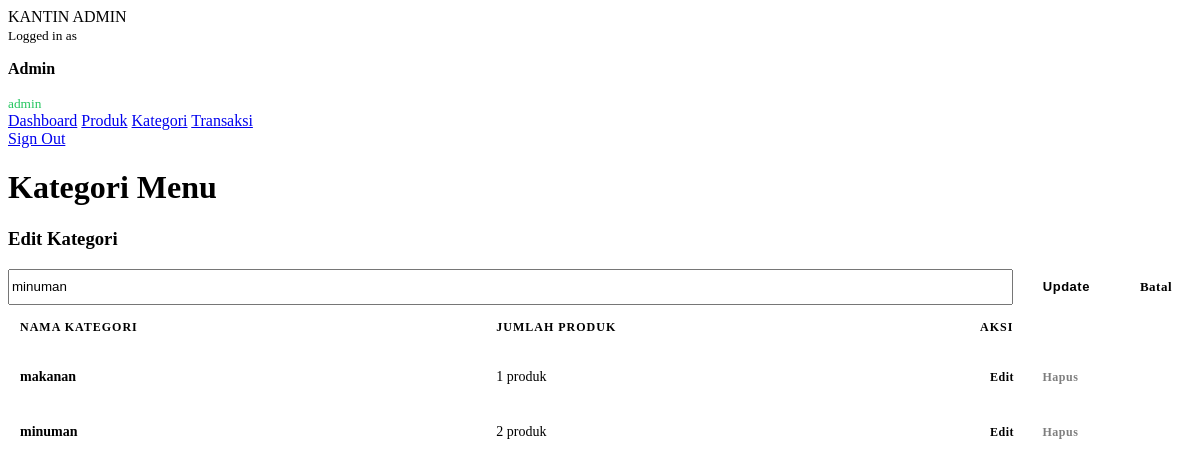
Screenshot of /admin/categories.php?edit=1 (signed in) with the database file from the repository.
### tables this page shows
CREATE TABLE `categories` (
  `id` int(11) NOT NULL,
  `name` varchar(100) DEFAULT NULL
);

### admin/categories.php (the view, shortened to what this page needs)
<?php
require "../core/database.php";
include "layout.php";
$edit = null;
if (isset($_GET['edit'])) {
     $id = (int) $_GET['edit'];
     $edit = mysqli_fetch_assoc(mysqli_query($conn, "SELECT * FROM categories WHERE id=$id"));
}
$categories = mysqli_query($conn, "SELECT c.*,
                                   (SELECT COUNT(*) FROM products WHERE category_id = c.id) as product_count
                                   FROM categories c
                                   ORDER BY c.id DESC");
?>
<h1>Kategori Menu</h1>
<div class="card">
     <h3><?= $edit ? 'Edit Kategori' : 'Tambah Kategori Baru' ?></h3>
     <form method="POST" style="display: flex; gap: 10px; margin-top: 15px;">
          <input type="text" name="name" placeholder="Nama Kategori"
               value="<?= htmlspecialchars($edit['name'] ?? '') ?>" required style="flex: 1;">
          <button name="save" class="btn-admin primary"><?= $edit ? 'Update' : 'Tambah' ?></button>
          <?php if ($edit): ?>
               <a href="categories.php" class="btn-admin danger">Batal</a>
          <?php endif; ?>
     </form>
</div>
<div class="card">
     <table>
          <thead>
               <tr>
                    <th>Nama Kategori</th>
                    <th>Jumlah Produk</th>
                    <th width="200">Aksi</th>
               </tr>
          </thead>
          <tbody>
               <?php if (mysqli_num_rows($categories) > 0): ?>
                    <?php while ($c = mysqli_fetch_assoc($categories)): ?>
                         <tr>
                              <td><strong><?= htmlspecialchars($c['name']) ?></strong></td>
                              <td><?= $c['product_count'] ?> produk</td>
                              <td>
                                   <a href="?edit=<?= $c['id'] ?>" class="btn-admin primary small">Edit</a>
                                   <?php if ($c['product_count'] == 0): ?>
                                        <a href="?hapus=<?= $c['id'] ?>"
                                             onclick="return confirm('Hapus kategori <?= htmlspecialchars($c['name']) ?>?')"
                                             class="btn-admin danger small">Hapus</a>
                                   <?php else: ?>
                                        <span class="btn-admin danger small disabled"
                                             title="Tidak dapat menghapus kategori yang memiliki produk">Hapus</span>
                                   <?php endif; ?>
                              </td>
                         </tr>
                    <?php endwhile; ?>
               <?php endif; ?>
          </tbody>
     </table>
</div>
</main>
</div>
</body>
</html>

### public/assets/css/admin.css (style rules this page uses)
table { width: 100%; border-collapse: collapse; }
th { text-align: left; padding: 15px 12px; font-size: 12px; color: var(--text-muted); border-bottom: 2px solid var(--border); text-transform: uppercase; letter-spacing: 1px; }
td { padding: 15px 12px; border-bottom: 1px solid var(--border); font-size: 14px; }
.btn-admin { padding: 10px 20px; border-radius: 6px; font-size: 13px; font-weight: 600; cursor: pointer; text-decoration: none; display: inline-block; border: none; transition: all 0.2s ease; letter-spacing: 0.5px; }
.btn-admin.primary { background: var(--accent); color: #000; }
.btn-admin.danger { background: transparent; color: var(--danger); border: 1px solid var(--danger); }
.btn-admin.small { padding: 6px 12px; font-size: 11px; }

### admin/categories.php (style rules this page uses)
.btn-admin.small { padding: 5px 10px; font-size: 12px; margin-right: 5px; }
.btn-admin.disabled { opacity: 0.5; cursor: not-allowed; pointer-events: none; }

### rows the page displays
categories: name "minuman", product_count "2"
categories: name "makanan", product_count "1"

### other values shown
$_SESSION['user_name'] "Admin"
$_SESSION['user_role'] "admin"
